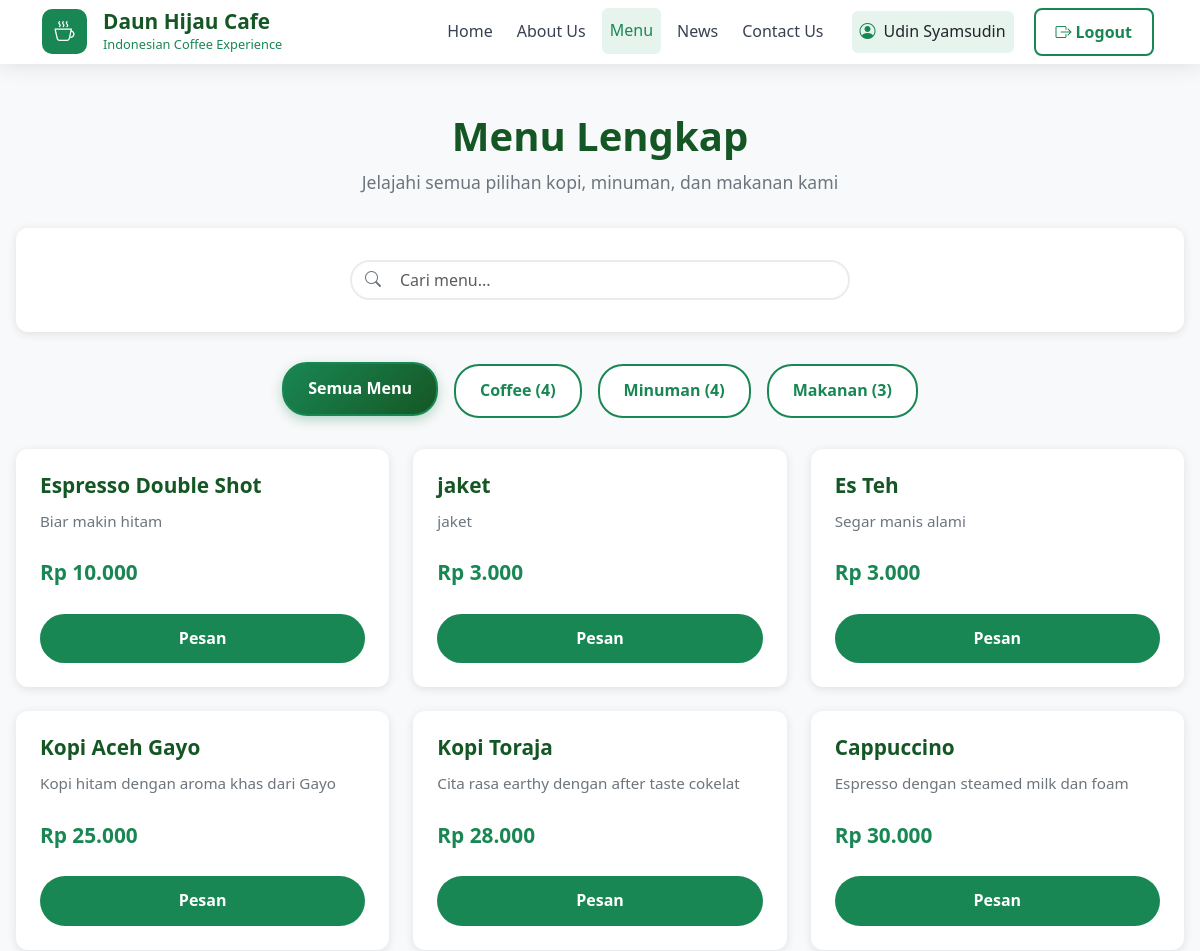
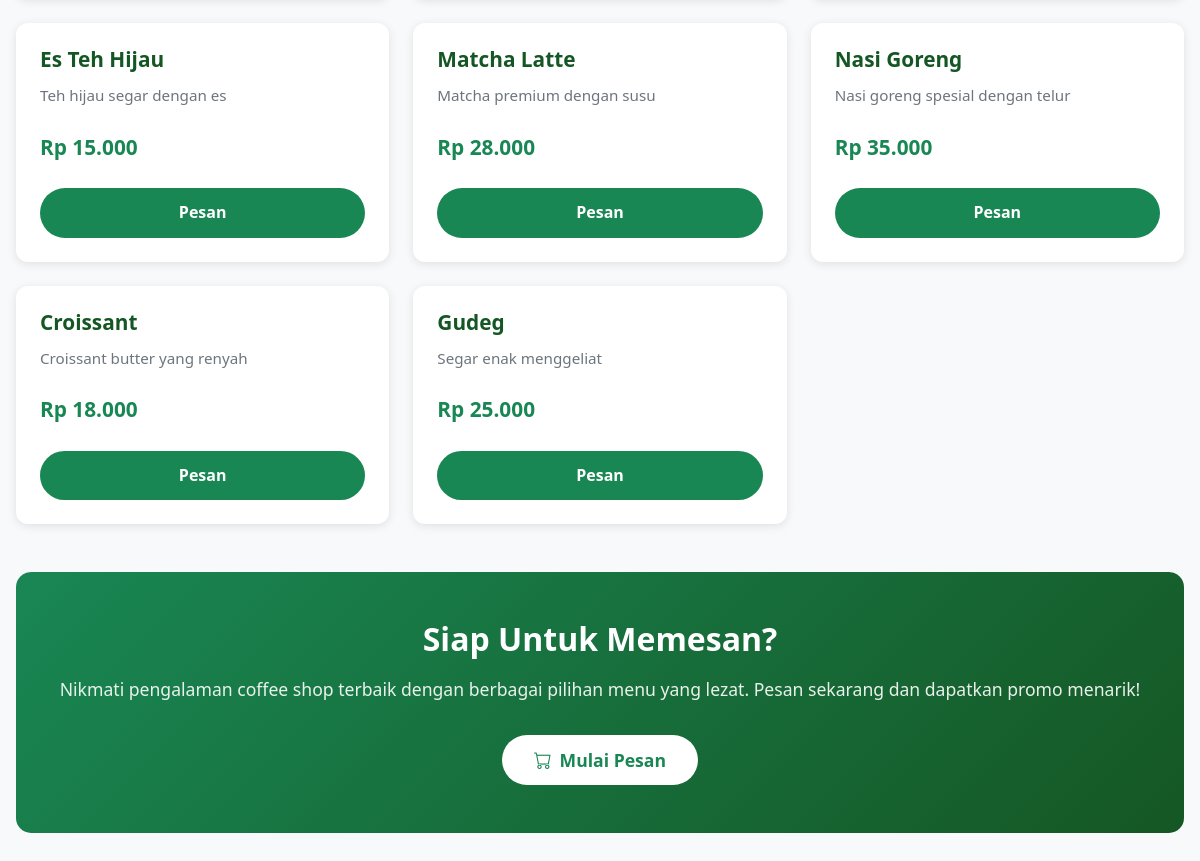
Screenshot of /users/menuUser.php (signed in) with the database file from the repository (2 pictures, top to bottom).
### tables this page shows
CREATE TABLE `products` (
  `id` int NOT NULL,
  `name` varchar(100) NOT NULL,
  `description` varchar(100) NOT NULL,
  `price` int NOT NULL,
  `category` varchar(100) NOT NULL
);

### users/menuUser.php (the view, shortened to what this page needs)
<?php
include 'env.php';
if(isset($_SESSION['username'])){
    $queryMenus = "SELECT * FROM products";
    $resultMenus = $koneksi->query($queryMenus);
    $menuItems = [];
    if ($resultMenus->num_rows > 0) {
        while($row = $resultMenus->fetch_assoc()) {
            $menuItems[] = [
                'id' => $row['id'],
                'name' => $row['name'],
                'description' => $row['description'],
                'price' => number_format($row['price'], 0, ',', '.'),
                'category' => $row['category']
            ];
        }
    }
    $coffeeItems = array_filter($menuItems, fn($item) => $item['category'] === 'coffee');
    $minumanItems = array_filter($menuItems, fn($item) => $item['category'] === 'minuman');
    $makananItems = array_filter($menuItems, fn($item) => $item['category'] === 'makanan');
    $searchQuery = $_POST['search'] ?? '';
    $filteredAllItems = array_filter($menuItems, function($item) use ($searchQuery) {
        return empty($searchQuery) ||
               stripos($item['name'], $searchQuery) !== false ||
               stripos($item['description'], $searchQuery) !== false;
    });
    $filteredCoffeeItems = array_filter($coffeeItems, function($item) use ($searchQuery) {
        return empty($searchQuery) ||
               stripos($item['name'], $searchQuery) !== false ||
               stripos($item['description'], $searchQuery) !== false;
    });
    $filteredMinumanItems = array_filter($minumanItems, function($item) use ($searchQuery) {
        return empty($searchQuery) ||
               stripos($item['name'], $searchQuery) !== false ||
               stripos($item['description'], $searchQuery) !== false;
    });
    $filteredMakananItems = array_filter($makananItems, function($item) use ($searchQuery) {
        return empty($searchQuery) ||
               stripos($item['name'], $searchQuery) !== false ||
               stripos($item['description'], $searchQuery) !== false;
    });
}else{
    header("location:../login.php?id=401");
    exit();
}
$isLoggedIn = isset($_SESSION['username']);
$userName = '';
if ($isLoggedIn) {
    $userName = $_SESSION['username'];
}
?>
<!DOCTYPE html>
<html lang="id">
<head>
    <link href="https://cdn.jsdelivr.net/npm/bootstrap@5.3.0/dist/css/bootstrap.min.css" rel="stylesheet">
    <link rel="stylesheet" href="https://cdn.jsdelivr.net/npm/bootstrap-icons@1.10.0/font/bootstrap-icons.css">
</head>
<body>
    <nav class="navbar navbar-custom navbar-expand-lg fixed-top">
        <div class="container">
            <a class="logo-container d-flex align-items-center text-decoration-none" href="index.php">
                <div class="logo-icon me-3">
                    <i class="bi bi-cup-hot text-white fs-5"></i>
                </div>
                <div>
                    <h2 class="logo-title">Daun Hijau Cafe</h2>
                    <p class="logo-subtitle">Indonesian Coffee Experience</p>
                </div>
            </a>
            <div class="collapse navbar-collapse" id="navbarNav">
                <div class="navbar-nav ms-auto align-items-center">
                    <a class="nav-link-custom nav-link mx-1" href="../index.php">Home</a>
                    <a class="nav-link-custom nav-link mx-1" href="../index.php#about">About Us</a>
                    <a class="nav-link-custom nav-link active mx-1" href="menuUser.php">Menu</a>
                    <a class="nav-link-custom nav-link mx-1" href="../index.php#news">News</a>
                    <a class="nav-link-custom nav-link mx-1" href="../index.php#contact">Contact Us</a>
                    <div class="d-flex align-items-center ms-3">
                        <?php if ($isLoggedIn): ?>
                        <div class="d-flex align-items-center me-3 p-2 rounded"
                            style="background-color: rgba(25, 135, 84, 0.1);">
                            <i class="bi bi-person-circle me-2 text-success"></i>
                            <span class="text-dark fw-medium"><?php echo htmlspecialchars($userName); ?></span>
                        </div>
                        <a href="../logout.php" class="btn btn-login d-flex align-items-center">
                            <i class="bi bi-box-arrow-right me-1"></i>
                            Logout
                        </a>
                        <?php else: ?>
                        <button class="btn-login me-2" onclick="handleLoginClick()" id="loginButton">
                            Masuk
                        </button>
                        <?php endif; ?>
                    </div>
                </div>
            </div>
        </div>
    </nav>
    <div class="container-custom">
        <section id="menus">
            <div class="page-header">
                <h1 class="page-title">Menu Lengkap</h1>
                <p class="page-subtitle">Jelajahi semua pilihan kopi, minuman, dan makanan kami</p>
            </div>
        </section>
        <div class="search-section">
            <form method="POST" action="">
                <div class="search-box">
                    <i class="bi bi-search search-icon"></i>
                    <input type="text" name="search" class="form-control search-input" placeholder="Cari menu..."
                        value="<?php echo htmlspecialchars($searchQuery); ?>">
                </div>
            </form>
        </div>
        <ul class="nav nav-tabs nav-tabs-custom" id="menuTabs" role="tablist">
            <li class="nav-item" role="presentation">
                <button class="nav-link active" id="all-tab" data-bs-toggle="tab" data-bs-target="#all" type="button"
                    role="tab">
                    Semua Menu
                </button>
            </li>
            <li class="nav-item" role="presentation">
                <button class="nav-link" id="coffee-tab" data-bs-toggle="tab" data-bs-target="#coffee" type="button"
                    role="tab">
                    Coffee (<?php echo count($filteredCoffeeItems); ?>)
                </button>
            </li>
            <li class="nav-item" role="presentation">
                <button class="nav-link" id="minuman-tab" data-bs-toggle="tab" data-bs-target="#minuman" type="button"
                    role="tab">
                    Minuman (<?php echo count($filteredMinumanItems); ?>)
                </button>
            </li>
            <li class="nav-item" role="presentation">
                <button class="nav-link" id="makanan-tab" data-bs-toggle="tab" data-bs-target="#makanan" type="button"
                    role="tab">
                    Makanan (<?php echo count($filteredMakananItems); ?>)
                </button>
            </li>
        </ul>
        <div class="tab-content" id="menuTabsContent">
            <div class="tab-pane fade show active" id="all" role="tabpanel">
                <?php if (empty($filteredAllItems)): ?>
                <div class="no-items">
                    Tidak ada menu yang ditemukan
                </div>
                <?php else: ?>
                <div class="menu-grid">
                    <?php foreach ($filteredAllItems as $item): ?>
                    <div class="menu-card">
                        <div class="menu-card-body">
                            <h3 class="menu-item-name"><?php echo htmlspecialchars($item['name']); ?></h3>
                            <p class="menu-item-description"><?php echo htmlspecialchars($item['description']); ?></p>
                            <p class="menu-item-price">Rp <?php echo $item['price']; ?></p>
                            <button class="btn-order-menu"
                                onclick="window.location.href='order.php?item_id=<?php echo $item['id']; ?>'">
                                Pesan
                            </button>
                        </div>
                    </div>
                    <?php endforeach; ?>
                </div>
                <?php endif; ?>
            </div>
        </div>
        <div class="cta-section">
            <h2 class="cta-title">Siap Untuk Memesan?</h2>
            <p class="cta-description">
                Nikmati pengalaman coffee shop terbaik dengan berbagai pilihan menu yang lezat.
                Pesan sekarang dan dapatkan promo menarik!
            </p>
            <button onclick="handleNavClick('menus')" class="btn btn-cta">
                <i class="bi bi-cart me-2"></i>Mulai Pesan
            </button>
        </div>
    </div>
</body>
</html>

### users/menuUser.php (style rules this page uses)
:root { --primary-green: #198754; --dark-green: #155724; --light-green: #d1e7dd; }
body { background-color: #f8f9fa; font-family: 'Segoe UI', Tahoma, Geneva, Verdana, sans-serif; line-height: 1.6; padding-top: 80px; }
.navbar-custom { background-color: rgba(255, 255, 255, 0.98); backdrop-filter: blur(15px); box-shadow: 0 2px 20px rgba(0, 0, 0, 0.1); padding: 0.5rem 0; }
.logo-container { cursor: pointer; transition: transform 0.3s ease; }
.logo-icon { background-color: #198754; padding: 10px; border-radius: 10px; width: 45px; height: 45px; display: flex; align-items: center; justify-content: center; }
.logo-title { color: #155724; font-weight: 700; margin: 0; font-size: 1.3rem; }
.logo-subtitle { color: #198754; font-size: 0.8rem; margin: 0; font-weight: 500; }
.nav-link-custom { color: #374151 !important; transition: all 0.3s ease; border: none; background: none; padding: 10px 16px; font-weight: 500; border-radius: 6px; margin: 0 4px; text-decoration: none; }
.nav-link-custom:hover, .nav-link-custom.active { color: #198754 !important; background-color: rgba(25, 135, 84, 0.1); transform: translateY(-1px); text-decoration: none; }
.btn-login { border: 2px solid #198754; color: #198754; background: none; transition: all 0.3s ease; padding: 10px 20px; font-weight: 600; border-radius: 8px; margin: 0 4px; text-decoration: none; display: inline-block; }
.container-custom { max-width: 1200px; margin: 0 auto; padding: 2rem 1rem; }
.page-header { text-align: center; margin-bottom: 2rem; }
.page-title { color: var(--dark-green); font-weight: 700; margin-bottom: 0.5rem; font-size: 2.5rem; }
.page-subtitle { color: #6c757d; font-size: 1.1rem; }
.search-section { background: white; border-radius: 12px; padding: 2rem; box-shadow: 0 2px 10px rgba(0, 0, 0, 0.1); margin-bottom: 2rem; }
.search-box { position: relative; max-width: 500px; margin: 0 auto; }
.search-icon { position: absolute; left: 15px; top: 50%; transform: translateY(-50%); color: #6c757d; }
.search-input { padding-left: 3rem; border-radius: 25px; border: 2px solid #e9ecef; font-size: 1rem; }
.nav-tabs-custom { border: none; background: transparent; padding: 0; margin-bottom: 2rem; display: flex; justify-content: center; gap: 1rem; flex-wrap: wrap; }
.nav-tabs-custom .nav-item { flex: 0 1 auto; }
.nav-tabs-custom .nav-link { border: 2px solid var(--primary-green) !important; border-radius: 25px; padding: 0.75rem 1.5rem; color: var(--primary-green) !important; font-weight: 600; background: white; transition: all 0.3s ease; min-width: 120px; text-align: center; white-space: nowrap; }
.nav-tabs-custom .nav-link.active { background: linear-gradient(135deg, var(--primary-green), var(--dark-green)); color: white !important; border-color: var(--primary-green) !important; transform: translateY(-2px); box-shadow: 0 4px 12px rgba(25, 135, 84, 0.3); }
.menu-grid { display: grid; grid-template-columns: repeat(auto-fit, minmax(300px, 1fr)); gap: 1.5rem; margin-bottom: 2rem; }
.menu-card { background: white; border-radius: 12px; box-shadow: 0 2px 10px rgba(0, 0, 0, 0.1); transition: transform 0.3s ease, box-shadow 0.3s ease; border: none; overflow: hidden; }
.menu-card-body { padding: 1.5rem; }
.menu-item-name { color: var(--dark-green); font-weight: 700; font-size: 1.3rem; margin-bottom: 0.75rem; }
.menu-item-description { color: #6c757d; margin-bottom: 1.5rem; line-height: 1.5; font-size: 0.95rem; }
.menu-item-price { color: var(--primary-green); font-weight: 700; font-size: 1.3rem; margin-bottom: 1.5rem; }
.btn-order-menu { background: var(--primary-green); border: none; color: white; padding: 0.75rem 2rem; border-radius: 25px; font-weight: 600; transition: all 0.3s ease; width: 100%; font-size: 1rem; }
.cta-section { background: linear-gradient(135deg, var(--primary-green), var(--dark-green)); border-radius: 15px; padding: 3rem 2rem; text-align: center; color: white; margin-top: 3rem; }
.cta-title { font-size: 2rem; font-weight: 700; margin-bottom: 1rem; }
.cta-description { font-size: 1.1rem; opacity: 0.9; margin-bottom: 2rem; }
.btn-cta { background: white; color: var(--primary-green); border: none; padding: 0.75rem 2rem; border-radius: 25px; font-weight: 700; font-size: 1.1rem; transition: all 0.3s ease; }

### rows the page displays
products: name "Espresso Double Shot", description "Biar makin hitam", price "10.000"
products: name "jaket", description "jaket", price "3.000"
products: name "Es Teh", description "Segar manis alami", price "3.000"
products: name "Kopi Aceh Gayo", description "Kopi hitam dengan aroma khas dari Gayo", price "25.000"
products: name "Kopi Toraja", description "Cita rasa earthy dengan after taste cokelat", price "28.000"
products: name "Cappuccino", description "Espresso dengan steamed milk dan foam", price "30.000"
products: name "Es Teh Hijau", description "Teh hijau segar dengan es", price "15.000"
products: name "Matcha Latte", description "Matcha premium dengan susu", price "28.000"
products: name "Nasi Goreng", description "Nasi goreng spesial dengan telur", price "35.000"
products: name "Croissant", description "Croissant butter yang renyah", price "18.000"
products: name "Gudeg", description "Segar enak menggeliat", price "25.000"

### other values shown
$userName "Udin Syamsudin"
count($filteredCoffeeItems) "4"
count($filteredMinumanItems) "4"
count($filteredMakananItems) "3"
